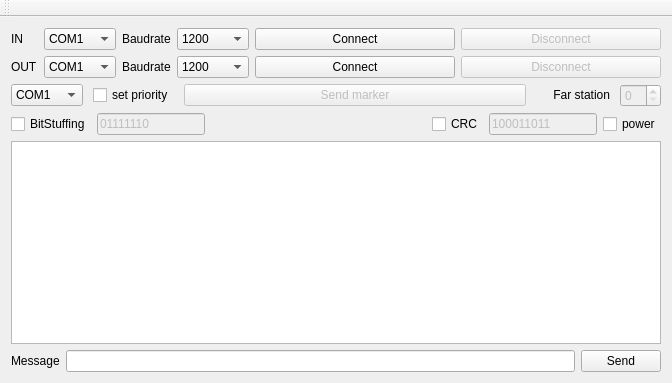
<?xml version="1.0" encoding="UTF-8"?>
<ui version="4.0">
 <class>MainWindow</class>
 <widget class="QMainWindow" name="MainWindow">
  <property name="geometry">
   <rect>
    <x>0</x>
    <y>0</y>
    <width>640</width>
    <height>383</height>
   </rect>
  </property>
  <property name="windowTitle">
   <string>MainWindow</string>
  </property>
  <widget class="QWidget" name="centralWidget">
   <layout class="QVBoxLayout" name="verticalLayout">
    <item>
     <layout class="QHBoxLayout" name="horizontalLayout">
      <item>
       <widget class="QLabel" name="label_4">
        <property name="text">
         <string>IN</string>
        </property>
       </widget>
      </item>
      <item>
       <widget class="QComboBox" name="port_box_in">
        <item>
         <property name="text">
          <string>COM1</string>
         </property>
        </item>
        <item>
         <property name="text">
          <string>COM2</string>
         </property>
        </item>
        <item>
         <property name="text">
          <string>COM3</string>
         </property>
        </item>
        <item>
         <property name="text">
          <string>COM4</string>
         </property>
        </item>
        <item>
         <property name="text">
          <string>COM5</string>
         </property>
        </item>
        <item>
         <property name="text">
          <string>COM6</string>
         </property>
        </item>
        <item>
         <property name="text">
          <string>COM7</string>
         </property>
        </item>
        <item>
         <property name="text">
          <string>COM8</string>
         </property>
        </item>
        <item>
         <property name="text">
          <string>COM9</string>
         </property>
        </item>
        <item>
         <property name="text">
          <string>COM10</string>
         </property>
        </item>
        <item>
         <property name="text">
          <string>COM11</string>
         </property>
        </item>
        <item>
         <property name="text">
          <string>COM12</string>
         </property>
        </item>
       </widget>
      </item>
      <item>
       <widget class="QLabel" name="label_2">
        <property name="text">
         <string>Baudrate</string>
        </property>
       </widget>
      </item>
      <item>
       <widget class="QComboBox" name="boud_in">
        <property name="currentText">
         <string>1200</string>
        </property>
        <item>
         <property name="text">
          <string>1200</string>
         </property>
        </item>
        <item>
         <property name="text">
          <string>2400</string>
         </property>
        </item>
        <item>
         <property name="text">
          <string>4800</string>
         </property>
        </item>
        <item>
         <property name="text">
          <string>9600</string>
         </property>
        </item>
        <item>
         <property name="text">
          <string>19200</string>
         </property>
        </item>
        <item>
         <property name="text">
          <string>38400</string>
         </property>
        </item>
        <item>
         <property name="text">
          <string>57600</string>
         </property>
        </item>
        <item>
         <property name="text">
          <string>115200</string>
         </property>
        </item>
       </widget>
      </item>
      <item>
       <widget class="QPushButton" name="connect_button_in">
        <property name="sizePolicy">
         <sizepolicy hsizetype="Fixed" vsizetype="Fixed">
          <horstretch>100</horstretch>
          <verstretch>0</verstretch>
         </sizepolicy>
        </property>
        <property name="minimumSize">
         <size>
          <width>200</width>
          <height>0</height>
         </size>
        </property>
        <property name="text">
         <string>Connect</string>
        </property>
       </widget>
      </item>
      <item>
       <widget class="QPushButton" name="disconnect_button_in">
        <property name="enabled">
         <bool>false</bool>
        </property>
        <property name="sizePolicy">
         <sizepolicy hsizetype="Fixed" vsizetype="Fixed">
          <horstretch>100</horstretch>
          <verstretch>0</verstretch>
         </sizepolicy>
        </property>
        <property name="minimumSize">
         <size>
          <width>200</width>
          <height>0</height>
         </size>
        </property>
        <property name="text">
         <string>Disconnect</string>
        </property>
       </widget>
      </item>
     </layout>
    </item>
    <item>
     <layout class="QHBoxLayout" name="horizontalLayout_2">
      <item>
       <widget class="QLabel" name="label_5">
        <property name="text">
         <string>OUT</string>
        </property>
       </widget>
      </item>
      <item>
       <widget class="QComboBox" name="port_box_out">
        <item>
         <property name="text">
          <string>COM1</string>
         </property>
        </item>
        <item>
         <property name="text">
          <string>COM2</string>
         </property>
        </item>
        <item>
         <property name="text">
          <string>COM3</string>
         </property>
        </item>
        <item>
         <property name="text">
          <string>COM4</string>
         </property>
        </item>
        <item>
         <property name="text">
          <string>COM5</string>
         </property>
        </item>
        <item>
         <property name="text">
          <string>COM6</string>
         </property>
        </item>
        <item>
         <property name="text">
          <string>COM7</string>
         </property>
        </item>
        <item>
         <property name="text">
          <string>COM8</string>
         </property>
        </item>
        <item>
         <property name="text">
          <string>COM9</string>
         </property>
        </item>
        <item>
         <property name="text">
          <string>COM10</string>
         </property>
        </item>
        <item>
         <property name="text">
          <string>COM11</string>
         </property>
        </item>
        <item>
         <property name="text">
          <string>COM12</string>
         </property>
        </item>
       </widget>
      </item>
      <item>
       <widget class="QLabel" name="label_3">
        <property name="text">
         <string>Baudrate</string>
        </property>
       </widget>
      </item>
      <item>
       <widget class="QComboBox" name="boud_out">
        <property name="currentText">
         <string>1200</string>
        </property>
        <item>
         <property name="text">
          <string>1200</string>
         </property>
        </item>
        <item>
         <property name="text">
          <string>2400</string>
         </property>
        </item>
        <item>
         <property name="text">
          <string>4800</string>
         </property>
        </item>
        <item>
         <property name="text">
          <string>9600</string>
         </property>
        </item>
        <item>
         <property name="text">
          <string>19200</string>
         </property>
        </item>
        <item>
         <property name="text">
          <string>38400</string>
         </property>
        </item>
        <item>
         <property name="text">
          <string>57600</string>
         </property>
        </item>
        <item>
         <property name="text">
          <string>115200</string>
         </property>
        </item>
       </widget>
      </item>
      <item>
       <widget class="QPushButton" name="connect_button_out">
        <property name="sizePolicy">
         <sizepolicy hsizetype="Fixed" vsizetype="Fixed">
          <horstretch>100</horstretch>
          <verstretch>0</verstretch>
         </sizepolicy>
        </property>
        <property name="minimumSize">
         <size>
          <width>200</width>
          <height>0</height>
         </size>
        </property>
        <property name="text">
         <string>Connect</string>
        </property>
       </widget>
      </item>
      <item>
       <widget class="QPushButton" name="disconnect_button_out">
        <property name="enabled">
         <bool>false</bool>
        </property>
        <property name="sizePolicy">
         <sizepolicy hsizetype="Fixed" vsizetype="Fixed">
          <horstretch>100</horstretch>
          <verstretch>0</verstretch>
         </sizepolicy>
        </property>
        <property name="minimumSize">
         <size>
          <width>200</width>
          <height>0</height>
         </size>
        </property>
        <property name="text">
         <string>Disconnect</string>
        </property>
       </widget>
      </item>
     </layout>
    </item>
    <item>
     <layout class="QHBoxLayout" name="horizontalLayout_5">
      <property name="spacing">
       <number>10</number>
      </property>
      <property name="bottomMargin">
       <number>0</number>
      </property>
      <item>
       <widget class="QComboBox" name="port_box_send">
        <property name="sizePolicy">
         <sizepolicy hsizetype="MinimumExpanding" vsizetype="Maximum">
          <horstretch>0</horstretch>
          <verstretch>0</verstretch>
         </sizepolicy>
        </property>
        <item>
         <property name="text">
          <string>COM1</string>
         </property>
        </item>
        <item>
         <property name="text">
          <string>COM2</string>
         </property>
        </item>
        <item>
         <property name="text">
          <string>COM3</string>
         </property>
        </item>
        <item>
         <property name="text">
          <string>COM4</string>
         </property>
        </item>
        <item>
         <property name="text">
          <string>COM5</string>
         </property>
        </item>
        <item>
         <property name="text">
          <string>COM6</string>
         </property>
        </item>
        <item>
         <property name="text">
          <string>COM7</string>
         </property>
        </item>
        <item>
         <property name="text">
          <string>COM8</string>
         </property>
        </item>
        <item>
         <property name="text">
          <string>COM9</string>
         </property>
        </item>
        <item>
         <property name="text">
          <string>COM10</string>
         </property>
        </item>
        <item>
         <property name="text">
          <string>COM11</string>
         </property>
        </item>
        <item>
         <property name="text">
          <string>COM12</string>
         </property>
        </item>
       </widget>
      </item>
      <item>
       <widget class="QCheckBox" name="box_priority">
        <property name="text">
         <string>set priority</string>
        </property>
       </widget>
      </item>
      <item>
       <widget class="QPushButton" name="send_marker">
        <property name="enabled">
         <bool>false</bool>
        </property>
        <property name="sizePolicy">
         <sizepolicy hsizetype="Minimum" vsizetype="Fixed">
          <horstretch>2</horstretch>
          <verstretch>0</verstretch>
         </sizepolicy>
        </property>
        <property name="text">
         <string>Send marker</string>
        </property>
       </widget>
      </item>
      <item>
       <widget class="QLabel" name="priority">
        <property name="text">
         <string/>
        </property>
       </widget>
      </item>
      <item>
       <widget class="QLabel" name="label_far_station">
        <property name="text">
         <string>Far station</string>
        </property>
        <property name="textFormat">
         <enum>Qt::RichText</enum>
        </property>
        <property name="scaledContents">
         <bool>false</bool>
        </property>
        <property name="alignment">
         <set>Qt::AlignRight|Qt::AlignTrailing|Qt::AlignVCenter</set>
        </property>
        <property name="wordWrap">
         <bool>false</bool>
        </property>
        <property name="openExternalLinks">
         <bool>false</bool>
        </property>
        <property name="buddy">
         <cstring></cstring>
        </property>
       </widget>
      </item>
      <item>
       <widget class="QSpinBox" name="far_station">
        <property name="enabled">
         <bool>false</bool>
        </property>
        <property name="maximum">
         <number>10</number>
        </property>
       </widget>
      </item>
     </layout>
    </item>
    <item>
     <layout class="QHBoxLayout" name="horizontalLayout_3">
      <item>
       <widget class="QCheckBox" name="if_bit_staffing">
        <property name="text">
         <string>BitStuffing</string>
        </property>
       </widget>
      </item>
      <item>
       <widget class="QLineEdit" name="staffing">
        <property name="enabled">
         <bool>false</bool>
        </property>
        <property name="sizePolicy">
         <sizepolicy hsizetype="Fixed" vsizetype="Fixed">
          <horstretch>0</horstretch>
          <verstretch>0</verstretch>
         </sizepolicy>
        </property>
        <property name="text">
         <string>01111110</string>
        </property>
       </widget>
      </item>
      <item>
       <spacer name="horizontalSpacer">
        <property name="orientation">
         <enum>Qt::Horizontal</enum>
        </property>
        <property name="sizeHint" stdset="0">
         <size>
          <width>40</width>
          <height>20</height>
         </size>
        </property>
       </spacer>
      </item>
      <item>
       <widget class="QCheckBox" name="if_crc">
        <property name="text">
         <string>CRC</string>
        </property>
       </widget>
      </item>
      <item>
       <widget class="QLineEdit" name="polinom">
        <property name="enabled">
         <bool>false</bool>
        </property>
        <property name="sizePolicy">
         <sizepolicy hsizetype="Fixed" vsizetype="Fixed">
          <horstretch>0</horstretch>
          <verstretch>0</verstretch>
         </sizepolicy>
        </property>
        <property name="text">
         <string>100011011</string>
        </property>
       </widget>
      </item>
      <item>
       <widget class="QCheckBox" name="if_power">
        <property name="text">
         <string>power</string>
        </property>
       </widget>
      </item>
     </layout>
    </item>
    <item>
     <widget class="QListWidget" name="chat"/>
    </item>
    <item>
     <layout class="QHBoxLayout" name="horizontalLayout_4">
      <item>
       <widget class="QLabel" name="label">
        <property name="text">
         <string>Message</string>
        </property>
       </widget>
      </item>
      <item>
       <widget class="QLineEdit" name="mesage"/>
      </item>
      <item>
       <widget class="QPushButton" name="send_button">
        <property name="text">
         <string>Send</string>
        </property>
       </widget>
      </item>
     </layout>
    </item>
   </layout>
  </widget>
  <widget class="QMenuBar" name="menuBar">
   <property name="geometry">
    <rect>
     <x>0</x>
     <y>0</y>
     <width>640</width>
     <height>21</height>
    </rect>
   </property>
  </widget>
  <widget class="QToolBar" name="mainToolBar">
   <attribute name="toolBarArea">
    <enum>TopToolBarArea</enum>
   </attribute>
   <attribute name="toolBarBreak">
    <bool>false</bool>
   </attribute>
  </widget>
 </widget>
 <layoutdefault spacing="6" margin="11"/>
 <resources/>
 <connections/>
</ui>
